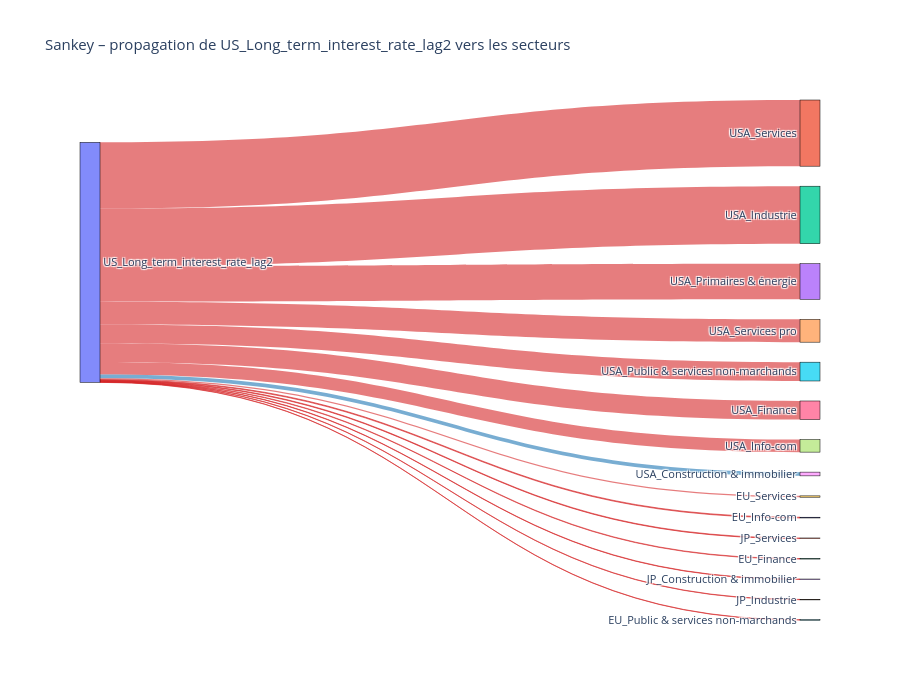

Notebook code for this chart:
### Code cell
sankey_macro_to_sectors(B, macro="US_Long_term_interest_rate_lag2", top_n=15)

### Figure 1 — Plotly figure (JSON) as saved in the notebook; plotly's stock layout.template omitted (floating-point values rounded to 4 significant figures)
{"data": [{"link": {"color": ["rgba(214,39,40,0.6)", "rgba(214,39,40,0.6)", "rgba(214,39,40,0.6)", "rgba(214,39,40,0.6)", "rgba(214,39,40,0.6)", "rgba(214,39,40,0.6)", "rgba(214,39,40,0.6)", "rgba(31,119,180,0.6)", "rgba(214,39,40,0.6)", "rgba(214,39,40,0.6)", "rgba(214,39,40,0.6)", "rgba(214,39,40,0.6)", "rgba(214,39,40,0.6)", "rgba(214,39,40,0.6)", "rgba(214,39,40,0.6)"], "customdata": [-0.4727, -0.4108, -0.2543, -0.1632, -0.1343, -0.1329, -0.0895, 0.0267, -0.0096, -0.0055, -0.0042, -0.0033, -0.0028, -0.0022, -0.002], "hovertemplate": "Source: %{source.label}<br>Cible: %{target.label}<br>Effet: %{customdata}<extra></extra>", "source": [0, 0, 0, 0, 0, 0, 0, 0, 0, 0, 0, 0, 0, 0, 0], "target": [1, 2, 3, 4, 5, 6, 7, 8, 9, 10, 11, 12, 13, 14, 15], "value": [0.4727, 0.4108, 0.2543, 0.1632, 0.1343, 0.1329, 0.08954, 0.02672, 0.009597, 0.005461, 0.004225, 0.003312, 0.002757, 0.002201, 0.00196]}, "node": {"label": ["US_Long_term_interest_rate_lag2", "USA_Services", "USA_Industrie", "USA_Primaires & énergie", "USA_Services pro", "USA_Public & services non-marchands", "USA_Finance", "USA_Info-com", "USA_Construction & immobilier", "EU_Services", "EU_Info-com", "JP_Services", "EU_Finance", "JP_Construction & immobilier", "JP_Industrie", "EU_Public & services non-marchands"], "line": {"color": "black", "width": 0.5}, "pad": 20, "thickness": 20}, "type": "sankey"}], "layout": {"font": {"size": 11}, "height": 700, "title": {"text": "Sankey – propagation de US_Long_term_interest_rate_lag2 vers les secteurs"}}}
